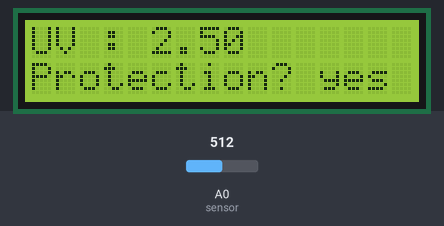
This sketch was run on a simulated Arduino Uno, built with avr-gcc and run on an emulated ATmega328P. On the bench: 16×2 character LCD. Inputs (shaded band) come from the test bench; at power-on: A0 (sensor) = 512. What the sketch prints to the serial monitor is not drawn.

Above: at 1.2 s.
1.3 s: A0 (sensor) set to 71
At 3.9 s:
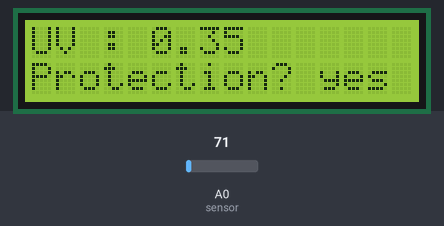
5.2 s: A0 (sensor) set to 58
At 7.1 s:
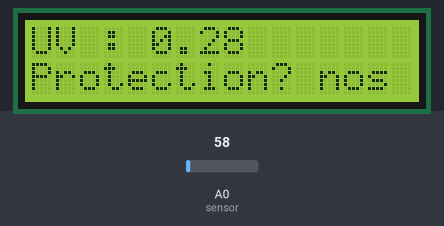
9.1 s: A0 (sensor) set to 0
At 10.2 s:
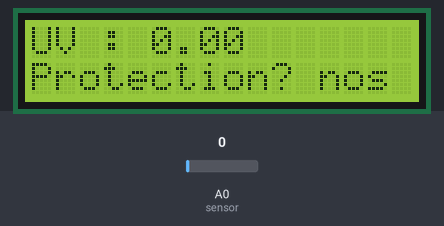
13.0 s: A0 (sensor) set to 511
At 16.6 s:
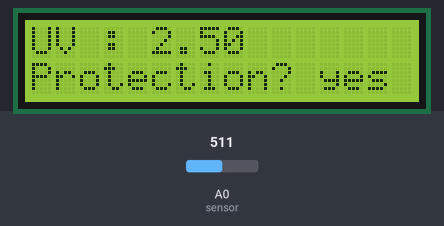
Timing chart, 0 to 17.9 s (numbered marks = the images above; inputs shaded):
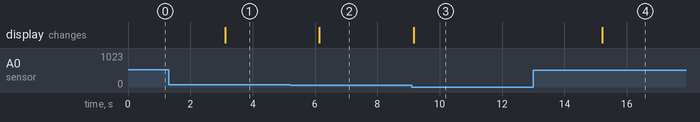

Measured:
- the behaviour switches between 66 and 65 on A0 (sensor) (found by bisection; images 1 and 2)
- after the input at 1.3 s, the display: changes after 1.8 s (image 1)
- after the input at 5.2 s, the display: changes after 0.94 s (image 2)
- after the input at 9.1 s, the display: changes after 0.06 s (image 3)
- after the input at 13.0 s, the display: changes after 2.2 s (image 4)

The sketch:

UV_may12c.ino
```cpp
#include <LiquidCrystal_I2C.h> // Library for LCD
LiquidCrystal_I2C lcd(0x27, 16, 2); // I2C address 0x27, 16 column and 2 rows
void setup()
{
  Serial.begin(9600);
  lcd.init(); // initialize the lcd
  lcd.backlight(); // turning on the backlight on the arduino
}

void loop()
{
  float sensorVoltage;
  float sensorValue;

  sensorValue = analogRead(A0); // raw input from sensor
  sensorVoltage = sensorValue / 1024 * 5.0; // calculating the UV intensity
  Serial.print("sensor reading = ");
  Serial.print(sensorValue);
  Serial.print('\n');

  Serial.print("sensor voltage = ");
  Serial.print(sensorVoltage);
  Serial.println(" V");
  Serial.print('\n');

  lcd.setCursor(0, 0); // to print on the first line
  lcd.print("UV : ");
  lcd.print(sensorVoltage);
  lcd.setCursor(0, 1); // to print on the second line
  lcd.print("Protection?");
  if (sensorVoltage < 0.318) // condition start
  {
    lcd.print(" no"); // if value is less than .3 then it is safe i.e. no protection needed
  }
  else
  {
    lcd.print(" yes"); // if sensor value above .3 then sunscreen or other protection needed
  }
  delay(3000);
}
```
